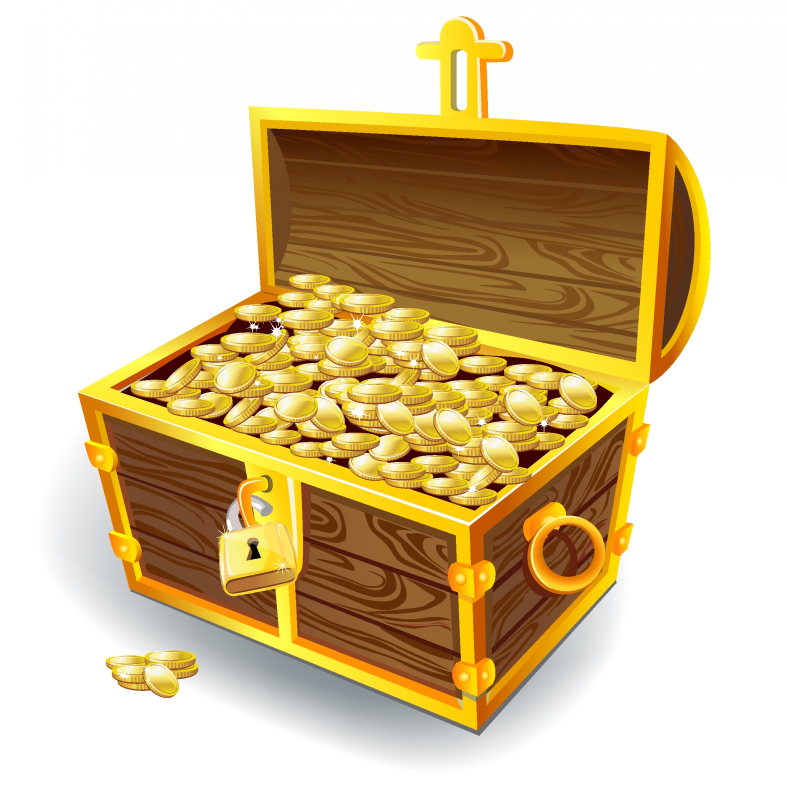
#> input picture 2021/ImageOutputter/chest.jpg, 1573 x 1600 px (shown at 1/2 size)
$ python main.py   (older library calls are emulated)
#> lines starting #> are read from the running program, lines starting #| are printed output that depends on the picture

from PIL import Image
import sys
from numpy import asarray


def show(bw=False,width=64, height=64,filename='zdv.jpeg'):
#> called with bw = False, width = 64, height = 64, filename = 'chest.jpg'
    im = Image.open(filename)
#> im is the input picture: PIL image 1573x1600 RGB; mean R, G, B 217, 197.1, 158
    image = im.resize((40,16),Image.ANTIALIAS)
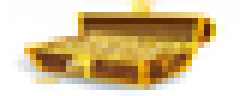
#> image: PIL image 40x16 RGB (shown 6 times larger); mean R, G, B 216.5, 196.6, 157.3
    x = asarray(image)
    y = ''
    for i in range(len(x)):
        for j in x[i]:
            qui = "\033[48;2;{};{};{}m \033[48;2;0;0;0m".format(j[0],j[1],j[2])
            y += qui
        y += '\n'
#> this loop made 16 passes
    for i in y:
        sys.stdout.write(i)
#> this loop made 20732 passes
#> i on passes 2 to 4: '[', '4', '8'
#| 
#| [
#| 4
#| 8
#| ;
#| 2
#| ;
#| 2
#> (further printed lines are left out)


show(filename = 'chest.jpg')
